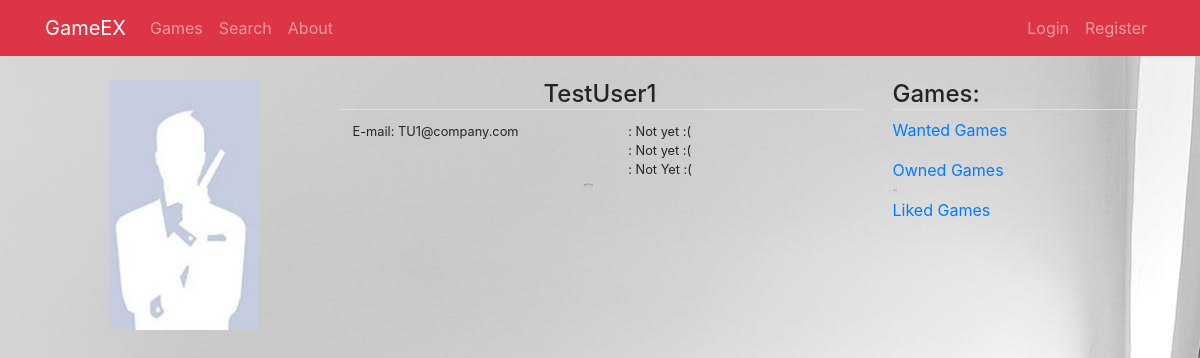
The page /profile/2 on the database as committed earlier.
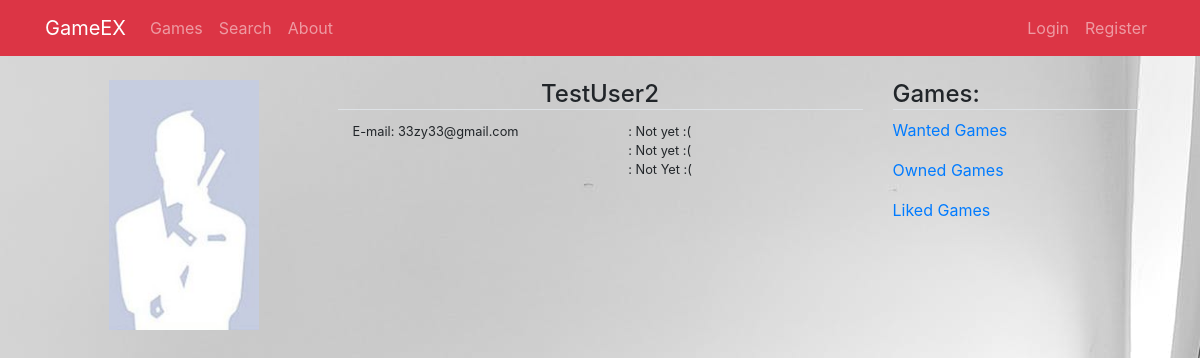
The same page on the database as committed later.
### users/models.py (models this page shows, shortened)
class Profile(models.Model):
	user = models.OneToOneField(User, on_delete=models.CASCADE)
	image = models.ImageField(default='default-profile-image.jpg',
						      upload_to='profile_pics', blank=True)
	vk = models.CharField(max_length=200, null=True, blank=True)
	city = models.ForeignKey(City, on_delete=models.SET_NULL,
							 null=True, blank=True)
	about = models.TextField(null=True, blank=True)
	phone = PhoneNumberField(null=True, blank=True)
	whatsapp = PhoneNumberField(null=True, blank=True)
	telegram = PhoneNumberField(null=True, blank=True)
	ban_commentary = models.TextField(null=True)
	rules = models.CharField(choices=RULES, max_length=1, default='U')
	banned = models.BooleanField(default=False)
	likes = models.ManyToManyField(Game, blank=True)

### users/views.py (the view, shortened to what this page needs)
# urls.py: path('profile/<int:pk>', ProfileDetailView.as_view(), name='profile-view'),
class ProfileDetailView(DetailView):
    model = Profile
    template_name = 'users/profile_view.html'
    def get_context_data(self, **kwargs):
        context = super().get_context_data(**kwargs)
        context['comments'] = UserComment.objects.filter(
            user=self.get_object().user).order_by('-id')
        context['comment_form'] = UserCommentForm
        return context

### users/templates/users/profile_view.html (shortened to what this page needs)
{% extends "gameexch/base.html" %}
{% load crispy_forms_tags %}
{% block content %}
	<div class="row py-4">
		{% if object.banned %}
			<div class="col-12">
				<h4 class="border-bottom text-danger">Sorry, this user was banned</h4>
				{% if user.profile.rules == 'M' or user.profile.rules == 'A' %}
					<a href="{% url 'profile-ban' object.id %}">Unban User</a></p>
				{% endif %}
		{% else %}
			<div class="col-sm-4 col-md-3 text-center">
				<img class="img-fluid gex-image" src="{{ object.image.url }}">
			</div>
			<div class="col-sm-8 col-md-6">
				<h4 class="profile-name border-bottom text-center">{{ object.user.username }}</h4>
				<div class="row mx-auto">
					<div class="col-6 mt-1">
						<small>
							<p class="user-profile-info">E-mail: {{ object.user.email }}</p>
						</small>
					</div>
					<div class="col-6 mt-1">
						<small>
							{% if object.vk %}
								<a href="{{object.vk}}" target="_blank"><p class="user-profile-info"><i class="fab fa-vk fa-lg"></i>: {{object.vk}}</p></a>
							{% else %}
								<p class="user-profile-info"><i class="fab fa-vk fa-lg"></i>: Not yet :(</p>
							{% endif %}
							{% if object.whatsapp %}
								<a href="https://api.whatsapp.com/send?phone={{object.whatsapp}}" target="_blank"><p class="user-profile-info"><i class="fab fa-whatsapp fa-lg"></i>: {{object.whatsapp}}</p></a>
							{% else %}
								<p class="user-profile-info"><i class="fab fa-whatsapp fa-lg"></i>: Not yet :(</p>
							{% endif %}
							{% if object.telegram %}
								<p class="user-profile-info"><i class="fab fa-telegram-plane fa-lg"></i>: {{object.telegram}}</p>
							{% else %}
								<p class="user-profile-info"><i class="fab fa-telegram-plane fa-lg"></i>: Not Yet :(</p>
							{% endif %}
						</small>
					</div>
				</div>
			</div>
			<div class="col-sm-8 col-md-3">
				<h4 class="profile-name border-bottom">Games:</h4>
				<p><a href="#">Wanted Games</a></p>
				<p><a href="#">Owned Games</a></p>
				<p><a href="#">Liked Games</a></p>
			</div>
		{% endif %}
	</div>
{% endblock content %}

Rows that differ between the two databases and show on the page:
changed Profile: user.username "TestUser1" → "TestUser2"; user.email "TU1@company.com" → "33zy33@gmail.com"
